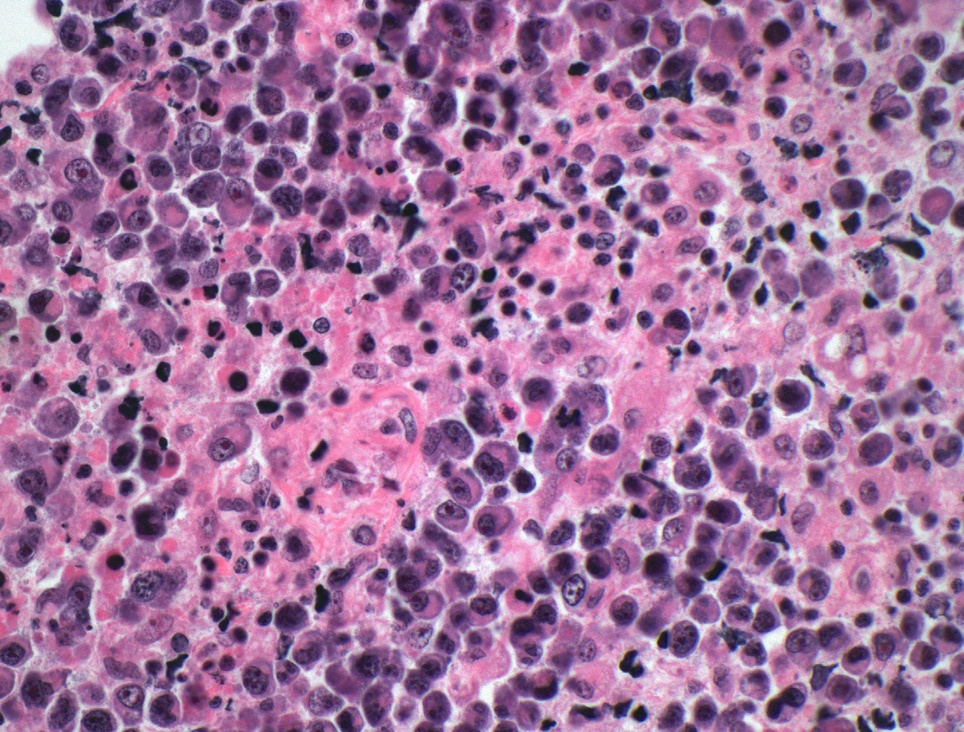
#> input picture P2/43601.jpg, 964 x 732 px, shrunk from 2296 x 1744 before the run
$ python histogramEqualization.py P2/43601.jpg
#> lines starting #> are read from the running program, lines starting #| are printed output that depends on the picture
### histogram.py
import sys
import matplotlib.pyplot as plt
import numpy as np

import config

'''
Creates an 1-D histogram from the image matrix
Indices of the 1-D array represent each of 0 to L-1 intensity levels possible
Frequency of each level is stored in corresponding indices.

Input: img - a 2-D gray image. If no image is passed, default is taken from config.A

'''
def createHistogram(img=0):
    if type(img) == np.ndarray:
        config.maxGray=255
        config.A=img.astype(int)
        shape=img.shape
        config.rows=shape[0]
        config.columns=shape[1]

    config.hist=[0 for _ in range(config.maxGray+1)] # initialise histogram size to MaxGray and set all frequencies to 0

    for i in range(config.rows):
        for j in range(config.columns):
            config.hist[config.A[i,j]] += 1

    if type(img) == np.ndarray:
        return config.hist

'''
Normalise a histogram
Inputs: X : 1-D array name
Output: normalised X
Logic: Divides each elements of X by sum of all elements
'''
# [4 lines left out: function normalise, not called in this run]

'''
Shows the plot of a histogram.
Inputs : data : A numpy array with number of pixels for intensities populated where intensity value=index of the array.
                Default data: config.hist
                In case data is a list, a joint plot is created (this functionality can be used to show original and equalized histograms side by side)
         file : Output file name to store the plot
                Default : plot is shown, not saved
         ylabel : To be used for plotting other similar data apart from histogram
                Default : Intnsity
'''
def plotHistogram(data=0,file=0,ylabel=0):

    if data == 0:
        data=config.hist
    if ylabel==0:
        ylabel='# of pixels'

    plt.clf()              # clear previous plots
    if type(data)==list:
        plt.subplot(121)
        plt.plot(data[0])
        plt.title('Original')
        plt.xlabel('Intensity')
        plt.ylabel(ylabel)

        plt.subplot(122)
        plt.plot(data[1])
        plt.title('Equalized')
        plt.xlabel('Intensity')
        plt.ylabel(ylabel)

    else:
        plt.plot(data)
        plt.xlabel('Intensity')
        plt.ylabel(ylabel)


    if file == 0:
        plt.show()
    else:
        plt.savefig(file[:-4]+'_histogram.png')

'''
Does global histogram equalizetion using formula g(x,y)=255*(f(x,y)-Lmin)/(Lmax-Lmin)
'''
# [4 lines left out: function equalizeHistogramLinear, not called in this run]

'''
Does global histogram equalizetion using formula g(x,y)=255*(f(x,y)-Lmin)^2/(Lmax-Lmin)
'''
# [7 lines left out: function equalizeHistogramSquare, not called in this run]

'''
Does global histogram equalizetion using formula g(x,y)=255*(f(x,y)-Lmin)^0.5/(Lmax-Lmin)
'''
def equalizeHistogramRoot(greyImg):
    minGray=np.min(greyImg)
    maxGray=np.max(greyImg)
    imgSqrt=np.sqrt(greyImg-minGray)
    imgSqrt=imgSqrt.astype(int)
    config.A876=imgSqrt/np.max(imgSqrt)*255
    return config.A876

'''
Equalise histogram with transform function 1-1/(1+6x^2)
'''
def equalizeHistogram1plusxsq(greyImg):
    minGray=np.min(greyImg)
    maxGray=np.max(greyImg)
    imgNorm=(greyImg-minGray)/maxGray
    img=1-(1/(np.square(6*imgNorm)+1))
    config.A876=img/np.max(img)*255
    return config.A876

'''
Equalise histogram - creates a flat histogram
'''
def equalizeHistogramFlat(greyImg):

    imgran=greyImg+np.random.uniform(-1,+1,greyImg.shape) # Add random noise
    imgflat=imgran.flatten()                              # flatten the matrix to 1-D for transformation
    imgsort=np.argsort(imgflat)                           # get sorted order of each intensity
    bin=len(imgsort)//255                                 # set bin size for histogram as total # of pixels/total # of different intensity levels
    for i in range(len(imgsort)):                         # spread intensity of all pixels in order of their rank in the sorted array from 0 to 255
        imgflat[imgsort[i]]=i//bin
    imgspectrum=imgflat.reshape(greyImg.shape)
    return imgspectrum

### config.py
''' This file contains global variables used in image processing package
'''
import numpy as np

def initialise():
    global A        # image pixel intensity matrix
    global rows     # number of rows in image intensity matrix
    global columns  # number of columns in image intensity matrix
    global maxGray  # maximum intensity possible in image = 2**N -1, N: number of bits used
    global hist     # 1-D histogram of the intensity matrix
    global bitList  # list of matrices of bits after bit slicing
    global A87      # image intensity matrix after comibing bits 7 and 8
    global A876


    A=[]
    rows=0
    columns=0
    maxGray=0
    hist=[]
    bitList=[]
    A87=[]
    A876=[]

### histogramEqualization.py
import sys
import cv2 as cv
import numpy as np
import config
from histogram import createHistogram,plotHistogram,equalizeHistogramRoot,equalizeHistogram1plusxsq,equalizeHistogramFlat

'''
To increase contrast, perform histogram equalization.

command line argument : file name of a grey level image

'''

if __name__=='__main__':
    if len(sys.argv)!=2:
        sys.exit("Usage ",sys.argv[0]," <file>")

    config.initialise()            # internal storage initialisation

    file=sys.argv[1]

    img=cv.imread(file,0)          # convert file to grey level matrix
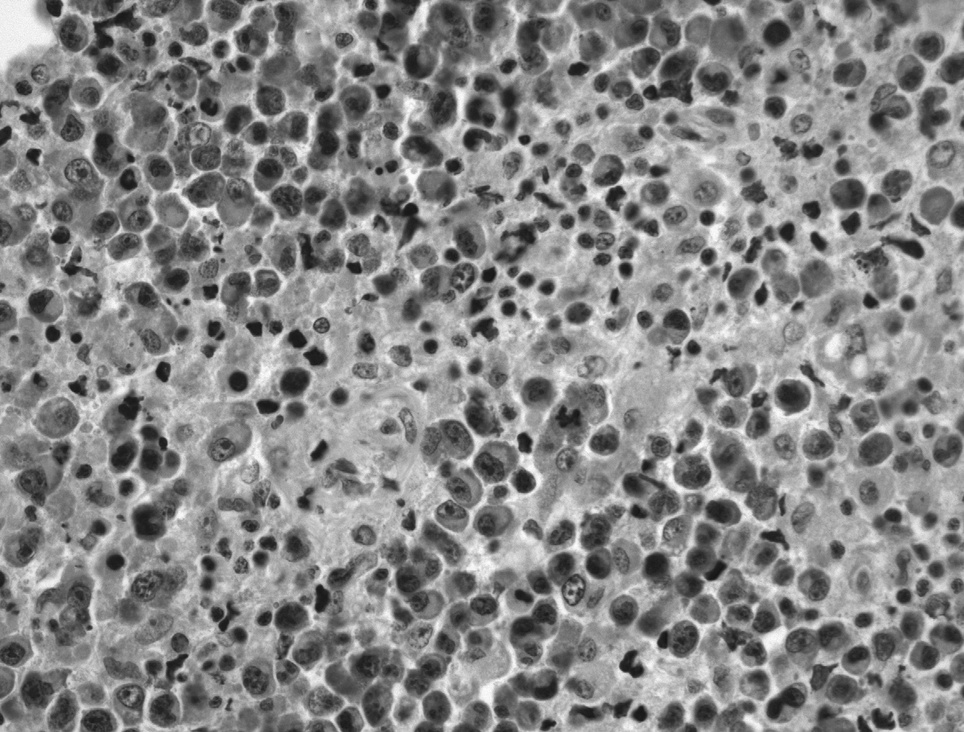
#> img: shape (732, 964); min 20, max 255, mean 134.2

    if img is None:
        sys.exit("Could not read the image "+file)


    equ=equalizeHistogramFlat(img) # equalize histogram - best one , totally flat histogram
#> in equalizeHistogramFlat, `bin=len(imgsort)//255`: bin = 2767
#> in equalizeHistogramFlat, `imgspectrum=imgflat.reshape(greyImg.shape)`:
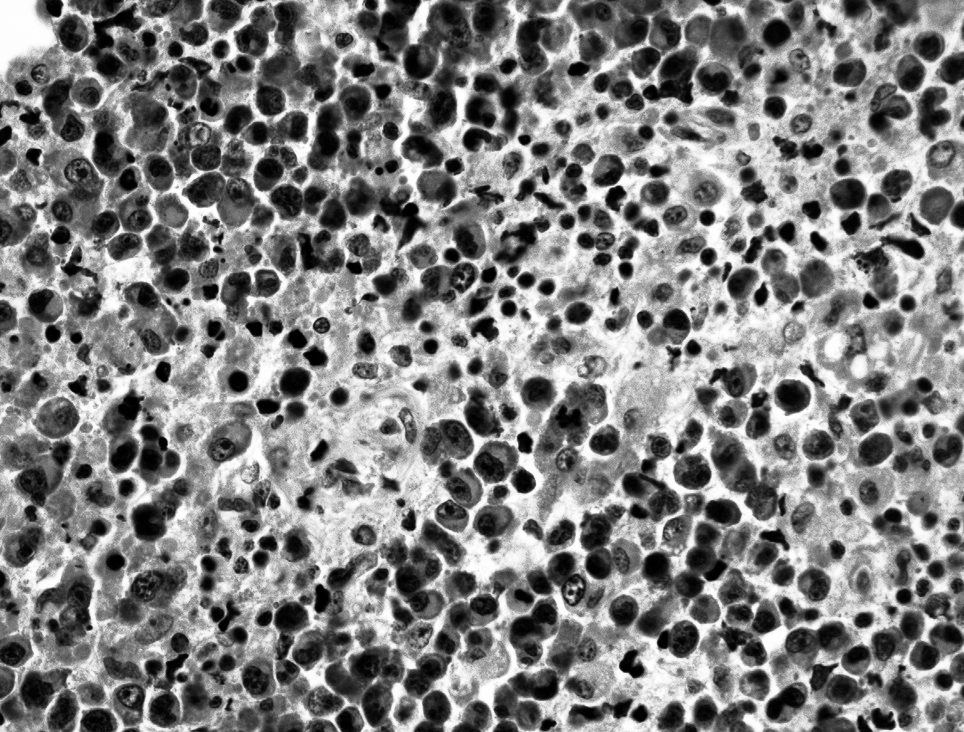
#> imgspectrum: shape (732, 964) float64; min 0, max 255, mean 127
    eq2=equalizeHistogramRoot(img) # equalise histogram - square root transform function
#> in equalizeHistogramRoot, `minGray=np.min(greyImg)`: minGray = 20
#> in equalizeHistogramRoot, `maxGray=np.max(greyImg)`: maxGray = 255
#> in equalizeHistogramRoot, `imgSqrt=np.sqrt(greyImg-minGray)`:
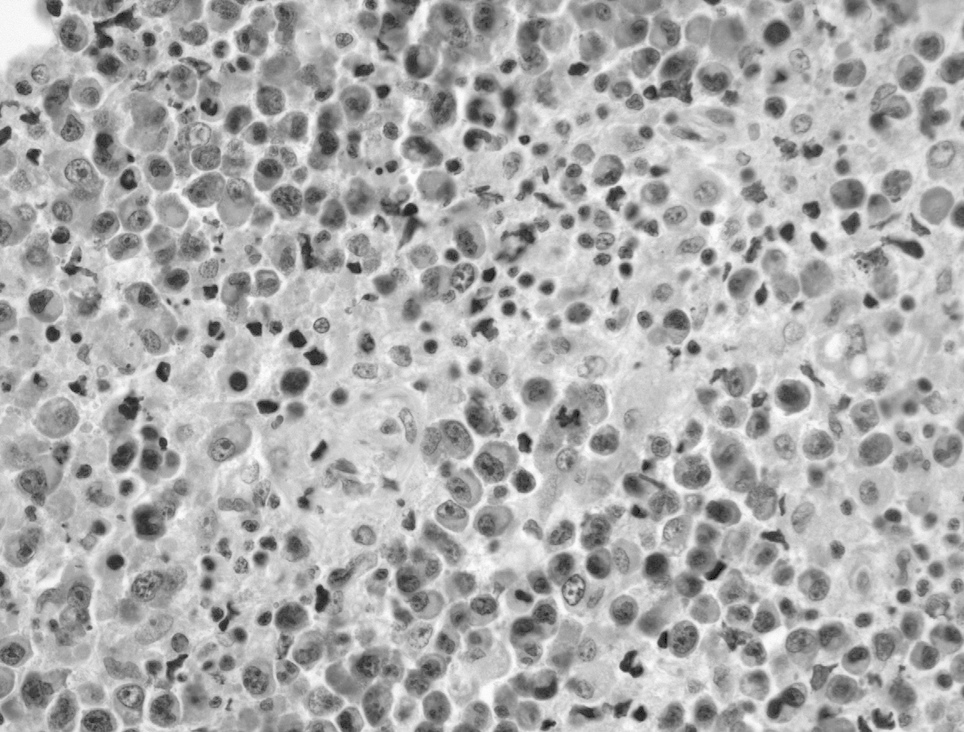
#> imgSqrt: shape (732, 964) float16; min 0, max 15.33, mean 10.39; drawn with min black and max white
    eq1=cv.equalizeHist(img)       # equalise histogram - using open cv
    eq3=equalizeHistogram1plusxsq(img)        # equalise histogram - using transform function 1-(1/(1+6.x^2))
#> in equalizeHistogram1plusxsq, `minGray=np.min(greyImg)`: minGray = 20
#> in equalizeHistogram1plusxsq, `maxGray=np.max(greyImg)`: maxGray = 255
#> in equalizeHistogram1plusxsq, `img=1-(1/(np.square(6*imgNorm)+1))`:
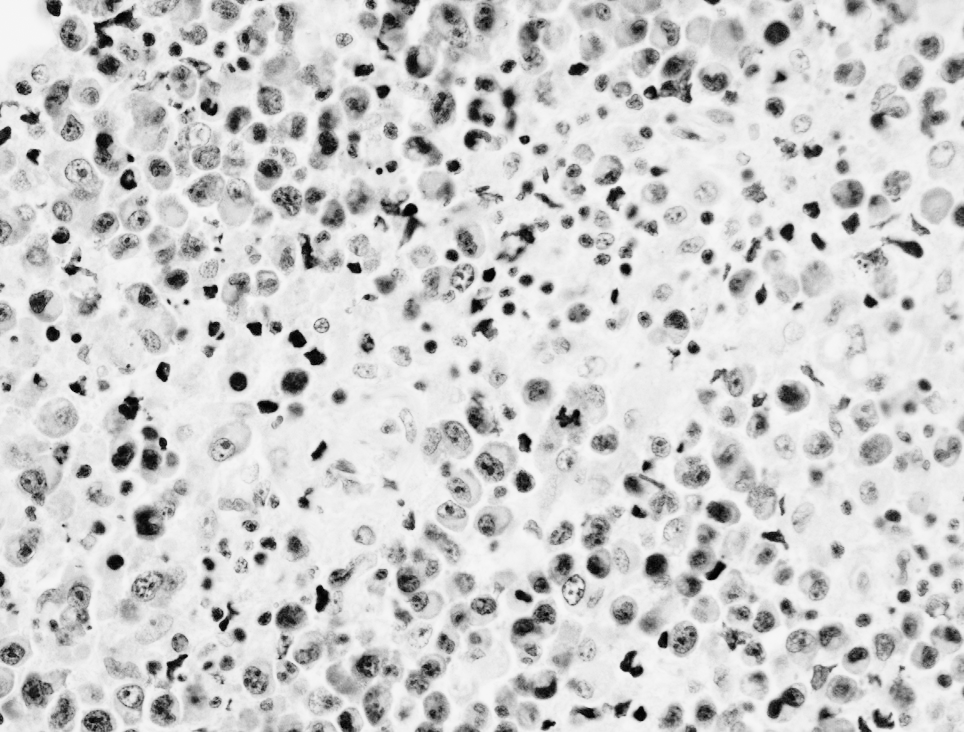
#> img: shape (732, 964) float64; min 0, max 0.968, mean 0.806

    cv.imwrite(file[:-4]+'_HE1'+file[-4:],equ)# store output images names extended to _HE
    cv.imwrite(file[:-4]+'_HE'+file[-4:],eq1)
    cv.imwrite(file[:-4]+'_HE2'+file[-4:],eq2)
    cv.imwrite(file[:-4]+'_HE3'+file[-4:],eq3)

    origHist=createHistogram(img)             # plot histogram of original image
#> origHist = 256 values, max 6179 at index 163, min 0 at index 0, mean 2756.4
    HE=createHistogram(eq1)                   # plot histogram of openCV HE
#> HE = 256 values, max 6179 at index 173, min 0 at index 22, mean 2756.4
    plotHistogram([origHist,HE],file[:-4]+'_HE'+file[-4:]) # save histogram comparisons

    HE1=createHistogram(equ)                  # plot histogram after equalization
#> HE1 = 256 values, max 2767 at index 0, min 63 at index 255, mean 2756.4
    plotHistogram([origHist,HE1],file[:-4]+'_HE1'+file[-4:])
#> call 2 of plotHistogram, with file = 'P2/43601_HE1.jpg', ylabel = 0
#> in plotHistogram (call 2), `plt.savefig(file[:-4]+'_histogram.png')`:
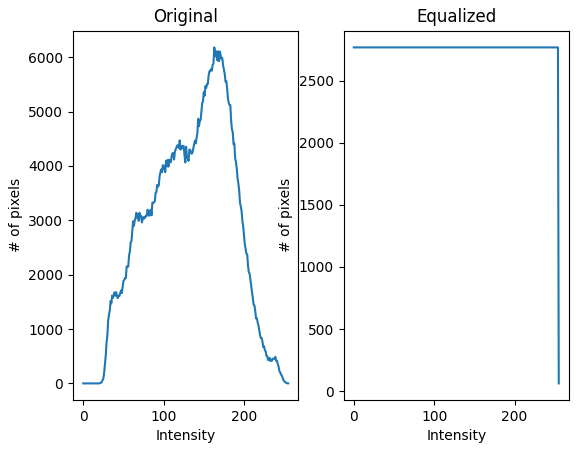
#> figure drawn by matplotlib, 2 panels; panel 1: curve peaks at x = 163, y = 6179; panel 2: curve peaks at x = 0, y = 2767

    HE2=createHistogram(eq2)                  # plot histogram after square root transform
#> HE2 = 256 values, max 137688 at index 204, min 0 at index 1, mean 2756.4
    plotHistogram([origHist,HE2],file[:-4]+'_HE2'+file[-4:])
#> call 3 of plotHistogram, with file = 'P2/43601_HE2.jpg', ylabel = 0
#> in plotHistogram (call 3), `plt.savefig(file[:-4]+'_histogram.png')`:
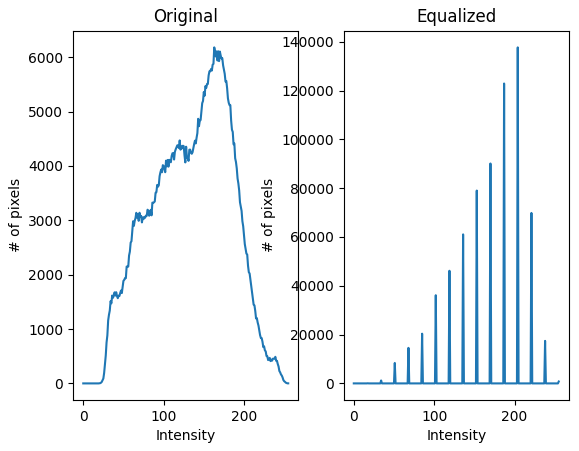
#> figure drawn by matplotlib, 2 panels; panel 1: curve peaks at x = 163, y = 6179; panel 2: curve peaks at x = 204, y = 137688

    HE3=createHistogram(eq3)                  # plot histogram after square root transform
#> HE3 = 256 values, max 29603 at index 244, min 0 at index 4, mean 2756.4
    plotHistogram([origHist,HE3],file[:-4]+'_HE3'+file[-4:])
#> call 4 of plotHistogram, with file = 'P2/43601_HE3.jpg', ylabel = 0
#> in plotHistogram (call 4), `plt.savefig(file[:-4]+'_histogram.png')`:
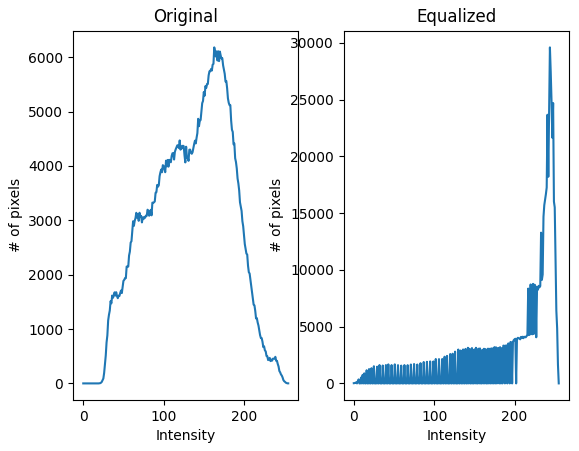
#> figure drawn by matplotlib, 2 panels; panel 1: curve peaks at x = 163, y = 6179; panel 2: curve peaks at x = 244, y = 29603
